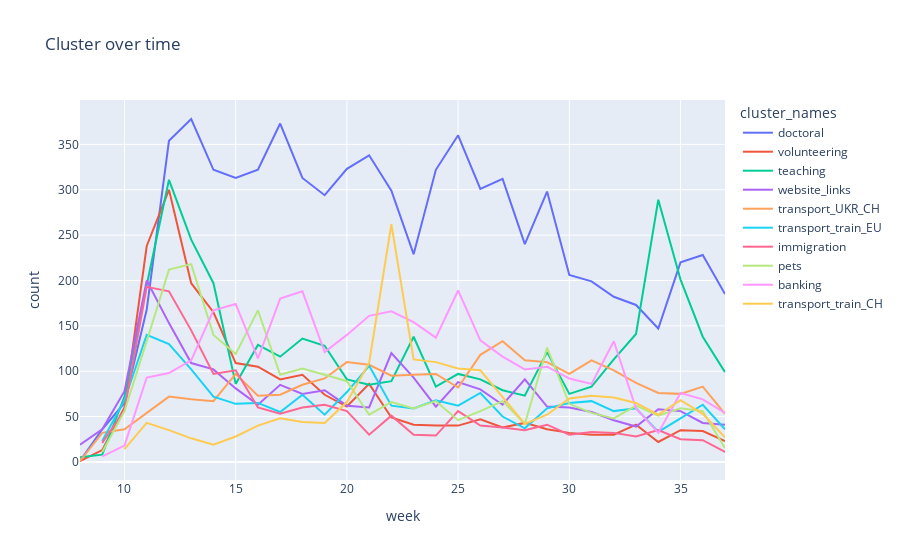

This figure's notebook cell:
### Code cell
import plotly.express as px
# for i in df_value_counts.cluster.unique()[1:]:
fig = px.line(df_value_counts[df_value_counts.cluster != -1].sort_values(['week']), x="week", y="count", color='cluster_names', title='Cluster over time')
fig.show()
# fig.write_html("../models/BERTopic_50Char10Classes/AllGroups.html")

### Figure 1 — Plotly figure (JSON) as saved in the notebook; plotly's stock layout.template omitted (floating-point values rounded to 4 significant figures)
{"data": [{"hovertemplate": "cluster_names=doctoral<br>week=%{x}<br>count=%{y}<extra></extra>", "legendgroup": "doctoral", "line": {"color": "#636efa", "dash": "solid"}, "marker": {"symbol": "circle"}, "mode": "lines", "name": "doctoral", "orientation": "v", "showlegend": true, "type": "scatter", "x": [8, 9, 10, 11, 12, 13, 14, 15, 16, 17, 18, 19, 20, 21, 22, 23, 24, 25, 26, 27, 28, 29, 30, 31, 32, 33, 34, 35, 36, 37], "xaxis": "x", "y": [1, 36, 65, 168, 354, 378, 322, 313, 322, 373, 313, 294, 323, 338, 299, 229, 322, 360, 301, 312, 240, 298, 206, 199, 182, 173, 147, 220, 228, 185], "yaxis": "y"}, {"hovertemplate": "cluster_names=volunteering<br>week=%{x}<br>count=%{y}<extra></extra>", "legendgroup": "volunteering", "line": {"color": "#EF553B", "dash": "solid"}, "marker": {"symbol": "circle"}, "mode": "lines", "name": "volunteering", "orientation": "v", "showlegend": true, "type": "scatter", "x": [8, 9, 10, 11, 12, 13, 14, 15, 16, 17, 18, 19, 20, 21, 22, 23, 24, 25, 26, 27, 28, 29, 30, 31, 32, 33, 34, 35, 36, 37], "xaxis": "x", "y": [1, 13, 60, 238, 300, 197, 165, 109, 105, 91, 96, 74, 61, 86, 49, 41, 40, 40, 47, 38, 43, 36, 32, 30, 30, 41, 22, 35, 34, 23], "yaxis": "y"}, {"hovertemplate": "cluster_names=teaching<br>week=%{x}<br>count=%{y}<extra></extra>", "legendgroup": "teaching", "line": {"color": "#00cc96", "dash": "solid"}, "marker": {"symbol": "circle"}, "mode": "lines", "name": "teaching", "orientation": "v", "showlegend": true, "type": "scatter", "x": [8, 9, 10, 11, 12, 13, 14, 15, 16, 17, 18, 19, 20, 21, 22, 23, 24, 25, 26, 27, 28, 29, 30, 31, 32, 33, 34, 35, 36, 37], "xaxis": "x", "y": [5, 8, 72, 195, 311, 245, 197, 86, 129, 116, 136, 128, 91, 85, 89, 138, 83, 97, 91, 79, 73, 121, 75, 83, 113, 141, 289, 201, 138, 99], "yaxis": "y"}, {"hovertemplate": "cluster_names=website_links<br>week=%{x}<br>count=%{y}<extra></extra>", "legendgroup": "website_links", "line": {"color": "#ab63fa", "dash": "solid"}, "marker": {"symbol": "circle"}, "mode": "lines", "name": "website_links", "orientation": "v", "showlegend": true, "type": "scatter", "x": [8, 9, 10, 11, 12, 13, 14, 15, 16, 17, 18, 19, 20, 21, 22, 23, 24, 25, 26, 27, 28, 29, 30, 31, 32, 33, 34, 35, 36, 37], "xaxis": "x", "y": [19, 36, 78, 200, 153, 109, 102, 81, 63, 85, 75, 79, 62, 60, 120, 93, 61, 88, 80, 63, 91, 61, 60, 55, 46, 39, 58, 56, 43, 41], "yaxis": "y"}, {"hovertemplate": "cluster_names=transport_UKR_CH<br>week=%{x}<br>count=%{y}<extra></extra>", "legendgroup": "transport_UKR_CH", "line": {"color": "#FFA15A", "dash": "solid"}, "marker": {"symbol": "circle"}, "mode": "lines", "name": "transport_UKR_CH", "orientation": "v", "showlegend": true, "type": "scatter", "x": [8, 9, 10, 11, 12, 13, 14, 15, 16, 17, 18, 19, 20, 21, 22, 23, 24, 25, 26, 27, 28, 29, 30, 31, 32, 33, 34, 35, 36, 37], "xaxis": "x", "y": [1, 32, 36, 54, 72, 69, 67, 97, 73, 74, 85, 92, 110, 107, 95, 96, 97, 82, 118, 133, 112, 110, 97, 112, 101, 87, 76, 75, 83, 53], "yaxis": "y"}, {"hovertemplate": "cluster_names=transport_train_EU<br>week=%{x}<br>count=%{y}<extra></extra>", "legendgroup": "transport_train_EU", "line": {"color": "#19d3f3", "dash": "solid"}, "marker": {"symbol": "circle"}, "mode": "lines", "name": "transport_train_EU", "orientation": "v", "showlegend": true, "type": "scatter", "x": [9, 10, 11, 12, 13, 14, 15, 16, 17, 18, 19, 20, 21, 22, 23, 24, 25, 26, 27, 28, 29, 30, 31, 32, 33, 34, 35, 36, 37], "xaxis": "x", "y": [23, 68, 140, 130, 102, 72, 64, 65, 55, 74, 52, 77, 106, 62, 59, 68, 62, 76, 50, 37, 59, 65, 67, 56, 59, 33, 48, 63, 36], "yaxis": "y"}, {"hovertemplate": "cluster_names=immigration<br>week=%{x}<br>count=%{y}<extra></extra>", "legendgroup": "immigration", "line": {"color": "#FF6692", "dash": "solid"}, "marker": {"symbol": "circle"}, "mode": "lines", "name": "immigration", "orientation": "v", "showlegend": true, "type": "scatter", "x": [9, 10, 11, 12, 13, 14, 15, 16, 17, 18, 19, 20, 21, 22, 23, 24, 25, 26, 27, 28, 29, 30, 31, 32, 33, 34, 35, 36, 37], "xaxis": "x", "y": [21, 57, 193, 188, 145, 97, 101, 60, 53, 60, 63, 56, 30, 51, 30, 29, 56, 40, 38, 35, 41, 30, 33, 32, 28, 35, 25, 24, 11], "yaxis": "y"}, {"hovertemplate": "cluster_names=pets<br>week=%{x}<br>count=%{y}<extra></extra>", "legendgroup": "pets", "line": {"color": "#B6E880", "dash": "solid"}, "marker": {"symbol": "circle"}, "mode": "lines", "name": "pets", "orientation": "v", "showlegend": true, "type": "scatter", "x": [9, 10, 11, 12, 13, 14, 15, 16, 17, 18, 19, 20, 21, 22, 23, 24, 25, 26, 27, 28, 29, 30, 31, 32, 33, 34, 35, 36, 37], "xaxis": "x", "y": [11, 56, 133, 212, 218, 140, 119, 167, 96, 103, 96, 89, 52, 66, 59, 67, 46, 56, 67, 42, 126, 64, 54, 48, 62, 51, 59, 56, 15], "yaxis": "y"}, {"hovertemplate": "cluster_names=banking<br>week=%{x}<br>count=%{y}<extra></extra>", "legendgroup": "banking", "line": {"color": "#FF97FF", "dash": "solid"}, "marker": {"symbol": "circle"}, "mode": "lines", "name": "banking", "orientation": "v", "showlegend": true, "type": "scatter", "x": [9, 10, 11, 12, 13, 14, 15, 16, 17, 18, 19, 20, 21, 22, 23, 24, 25, 26, 27, 28, 29, 30, 31, 32, 33, 34, 35, 36, 37], "xaxis": "x", "y": [6, 18, 93, 98, 112, 167, 174, 114, 180, 188, 121, 140, 161, 166, 154, 137, 189, 134, 116, 102, 105, 92, 86, 133, 59, 32, 76, 69, 54], "yaxis": "y"}, {"hovertemplate": "cluster_names=transport_train_CH<br>week=%{x}<br>count=%{y}<extra></extra>", "legendgroup": "transport_train_CH", "line": {"color": "#FECB52", "dash": "solid"}, "marker": {"symbol": "circle"}, "mode": "lines", "name": "transport_train_CH", "orientation": "v", "showlegend": true, "type": "scatter", "x": [10, 11, 12, 13, 14, 15, 16, 17, 18, 19, 20, 21, 22, 23, 24, 25, 26, 27, 28, 29, 30, 31, 32, 33, 34, 35, 36, 37], "xaxis": "x", "y": [14, 43, 35, 26, 19, 28, 40, 48, 44, 43, 66, 109, 262, 113, 110, 103, 101, 71, 42, 52, 70, 73, 71, 65, 52, 68, 53, 27], "yaxis": "y"}], "layout": {"legend": {"title": {"text": "cluster_names"}, "tracegroupgap": 0}, "title": {"text": "Cluster over time"}, "xaxis": {"anchor": "y", "domain": [0, 1], "title": {"text": "week"}}, "yaxis": {"anchor": "x", "domain": [0, 1], "title": {"text": "count"}}}}
